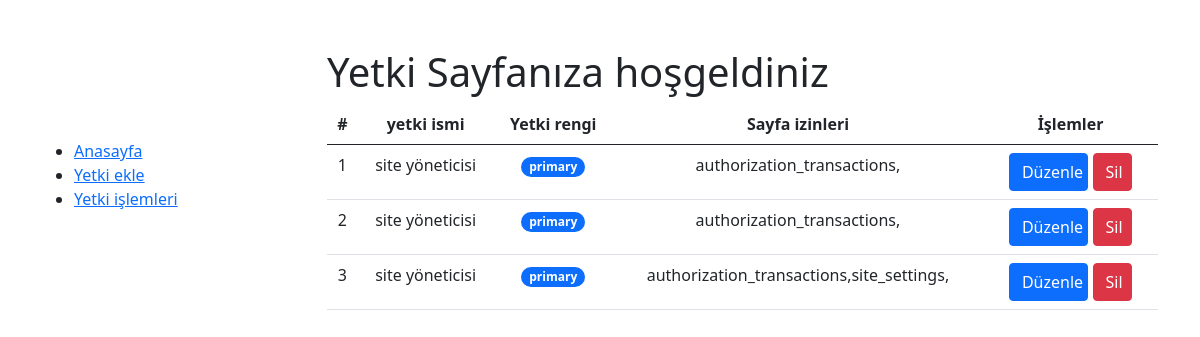
Page /index.php?do=authorization_transactions on the committed database.
### tables this page shows
CREATE TABLE `authorization` (
  `authorization_id` int(11) NOT NULL,
  `authorization_name` varchar(2000) NOT NULL,
  `authorization_color` varchar(2000) NOT NULL,
  `pages` text NOT NULL
);

### authorization_transactions.php (the view)
<h1>Yetki Sayfanıza hoşgeldiniz</h1>
<?php
if (in_array("authorization_transactions", explode(",", @$users["pages"]))) {
    $authorization_query = mysqli_query($con, "SELECT * FROM authorization");
?>
    <table class="table text-center">
        <thead>
            <th>#</th>
            <th>yetki ismi</th>
            <th>Yetki rengi</th>
            <th>Sayfa izinleri</th>
            <th>İşlemler</th>
        </thead>
        <tbody>
            <?php
            while ($authorization_array = mysqli_fetch_array($authorization_query)) {
                $pages = explode(",", $authorization_array["pages"]);
            ?>
                <tr>
                    <td><?php echo $authorization_array["authorization_id"]; ?></td>
                    <td><?php echo $authorization_array["authorization_name"]; ?></td>
                    <td>
                        <span class="badge rounded-pill bg-<?php echo $authorization_array['authorization_color'] ?>">
                            <?php echo $authorization_array['authorization_color'] ?>
                        </span>
                    </td>
                    <td>
                        <?php
                            for($i=1; $i<=count($pages); $i++){
                                echo $pages[$i-1].",";
                                if($i%2==0){
                                    echo "<br />";
                                }
                            }
                        ?>
                    </td>
                    <td>
                        <a href="index.php?do=authorization_edit&id=<?php echo $authorization_array["authorization_id"]; ?>" class="btn btn-primary w-50">Düzenle</a>
                        <a href="index.php?do=authorization_delete&id=<?php echo $authorization_array["authorization_id"]; ?>" class="btn btn-danger w-25">Sil</a>
                    </td>
                </tr>
            <?php } ?>
        </tbody>
    </table>
<?php
} else {
    echo '<div class="alert alert-danger" role="alert">Bu sayfaya girmeye yetkiniz yoktur</div>';
}
?>

### index.php (shortened to what this page needs)
<!DOCTYPE html>
<?php
$h = "localhost";
$n = "root";
$p = "";
$vt = "yetki1";
$con = mysqli_connect($h, $n, $p, $vt) or die(mysqli_error());
$con->Set_charset("utf-8");
$users = mysqli_fetch_array(mysqli_query($con, "SELECT * FROM users INNER JOIN authorization ON users.authorization_id=authorization.authorization_id"));
?>
<html lang="tr-TR">
<head>
    <link href="https://cdn.jsdelivr.net/npm/bootstrap@5.0.1/dist/css/bootstrap.min.css" rel="stylesheet">
</head>
<body>
    <div class="container my-5">
        <div class="row">
            <div class="col-md-3">
                <ul style="height:100%; margin-top:35%">
                    <li><a href="index.php?do=homepage">Anasayfa</a></li>
                   <?php if(in_array("authorization_transactions", explode(",", @$users["pages"]))) { ?>
                        <li><a href="index.php?do=authorization_add">Yetki ekle</a></li>
                        <li><a href="index.php?do=authorization_transactions">Yetki işlemleri</a></li>
                    <?php }if(in_array("site_settings", explode(",", @$users["pages"]))) { ?>
                        <li><a href="index.php?do=site_settings">Site ayarları</a></li>
                    <?php } ?>
                </ul>
            </div>
            <div class="col-md-9">
            <?php
                @$do=$_GET["do"];
                if(file_exists("{$do}.php")){
                    require "{$do}.php";
                }else{
                    require "homepage.php";
                }
            ?>
            </div>
        </div>
    </div>
</body>
</html>

### rows in the picture
authorization: authorization_id "1", authorization_name "site yöneticisi", authorization_color "primary", pages "authorization_transactions"
authorization: authorization_id "2", authorization_name "site yöneticisi", authorization_color "primary", pages "authorization_transactions"
authorization: authorization_id "3", authorization_name "site yöneticisi", authorization_color "primary", pages "authorization_transactions", pages "site_settings"
